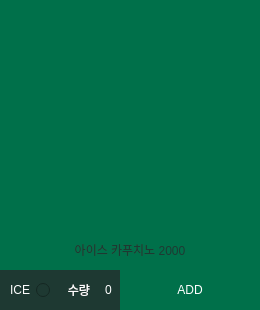
         <widget class="QFrame" name="frame_3_7">
          <property name="geometry">
           <rect>
            <x>20</x>
            <y>720</y>
            <width>260</width>
            <height>310</height>
           </rect>
          </property>
          <property name="frameShape">
           <enum>QFrame::NoFrame</enum>
          </property>
          <property name="frameShadow">
           <enum>QFrame::Raised</enum>
          </property>
          <widget class="QRadioButton" name="radioButton_3_7">
           <property name="geometry">
            <rect>
             <x>0</x>
             <y>270</y>
             <width>50</width>
             <height>40</height>
            </rect>
           </property>
           <property name="focusPolicy">
            <enum>Qt::NoFocus</enum>
           </property>
           <property name="layoutDirection">
            <enum>Qt::RightToLeft</enum>
           </property>
           <property name="styleSheet">
            <string notr="true">background-color: rgb(30, 57, 50);
color: rgb(255, 255, 255);</string>
           </property>
           <property name="text">
            <string>ICE</string>
           </property>
           <property name="checked">
            <bool>false</bool>
           </property>
           <property name="autoRepeat">
            <bool>false</bool>
           </property>
           <property name="autoExclusive">
            <bool>false</bool>
           </property>
          </widget>
          <widget class="QLabel" name="label_3_7">
           <property name="geometry">
            <rect>
             <x>50</x>
             <y>270</y>
             <width>40</width>
             <height>40</height>
            </rect>
           </property>
           <property name="styleSheet">
            <string notr="true">background-color: rgb(30, 57, 50);
color: rgb(255, 255, 255);
font: 75 9pt &quot;맑은 고딕&quot;;</string>
           </property>
           <property name="text">
            <string>수량</string>
           </property>
           <property name="alignment">
            <set>Qt::AlignRight|Qt::AlignTrailing|Qt::AlignVCenter</set>
           </property>
          </widget>
          <widget class="QLabel" name="label_image_3_7">
           <property name="geometry">
            <rect>
             <x>0</x>
             <y>0</y>
             <width>260</width>
             <height>270</height>
            </rect>
           </property>
           <property name="styleSheet">
            <string notr="true">background-color: rgb(0, 112, 74);</string>
           </property>
           <property name="text">
            <string/>
           </property>
          </widget>
          <widget class="QSpinBox" name="spinBox_3_7">
           <property name="geometry">
            <rect>
             <x>90</x>
             <y>270</y>
             <width>50</width>
             <height>40</height>
            </rect>
           </property>
           <property name="focusPolicy">
            <enum>Qt::WheelFocus</enum>
           </property>
           <property name="styleSheet">
            <string notr="true">background-color: rgb(30, 57, 50);
color: rgb(255, 255, 255);</string>
           </property>
           <property name="frame">
            <bool>false</bool>
           </property>
           <property name="alignment">
            <set>Qt::AlignCenter</set>
           </property>
          </widget>
          <widget class="QPushButton" name="pushButton_3_7">
           <property name="geometry">
            <rect>
             <x>120</x>
             <y>270</y>
             <width>140</width>
             <height>40</height>
            </rect>
           </property>
           <property name="focusPolicy">
            <enum>Qt::StrongFocus</enum>
           </property>
           <property name="styleSheet">
            <string notr="true">QPushButton{
	font: 9pt &quot;맑은 고딕&quot;;
	color: rgb(255, 255, 255);
	background-color: rgb(0, 112, 74);
	border: 0px;
}
QPushButton:hover{
	color: rgb(0, 0, 0);
	background-color: rgb(0, 255, 166);
}</string>
           </property>
           <property name="text">
            <string>ADD</string>
           </property>
          </widget>
          <widget class="QLabel" name="label_p_3_7">
           <property name="geometry">
            <rect>
             <x>0</x>
             <y>230</y>
             <width>260</width>
             <height>40</height>
            </rect>
           </property>
           <property name="styleSheet">
            <string notr="true">color: rgb(30, 57, 50);
font: 75 9pt &quot;맑은 고딕&quot;;</string>
           </property>
           <property name="text">
            <string>아이스 카푸치노 2000</string>
           </property>
           <property name="alignment">
            <set>Qt::AlignCenter</set>
           </property>
          </widget>
         </widget>
